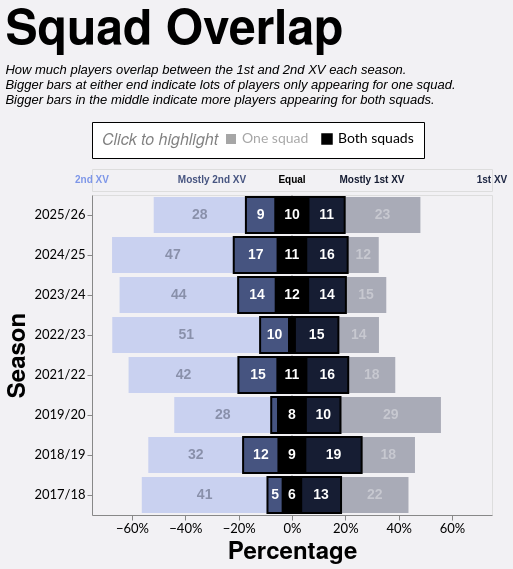

This figure's Vega-Lite source:
### Vega-Lite specification from a JSON file in a GitHub repository (floating-point values rounded to 4 significant figures)
{"config": {"axis": {"labelFont": "Lato, sans-serif", "titleFont": "PT Sans Narrow, Helvetica Neue, Helvetica, Arial, sans-serif", "labelFontSize": 13, "titleFontSize": 24, "gridColor": "#202947", "gridOpacity": 0.2}, "header": {"labelFont": "PT Sans Narrow, Helvetica Neue, Helvetica, Arial, sans-serif", "titleFont": "PT Sans Narrow, Helvetica Neue, Helvetica, Arial, sans-serif", "labelFontSize": 24, "titleFontSize": 28, "labelFontWeight": "bold", "orient": "left"}, "legend": {"labelFont": "Lato, sans-serif", "titleFont": "PT Sans Narrow, Helvetica Neue, Helvetica, Arial, sans-serif", "labelFontSize": 14, "titleFontSize": 16, "titlePadding": 5, "fillColor": "white", "strokeColor": "black", "padding": 10, "titleFontWeight": "lighter", "titleFontStyle": "italic", "titleColor": "gray", "offset": 10}, "title": {"font": "PT Sans Narrow, Helvetica Neue, Helvetica, Arial, sans-serif", "fontSize": 48, "fontWeight": "bold", "anchor": "start", "align": "center", "titlePadding": 20, "subtitlePadding": 10, "subtitleFontSize": 13, "subtitleColor": "", "subtitleFontStyle": "italic", "offset": 15, "color": "black"}, "axisX": {"labelAngle": 0}, "facet": {"title": null, "header": null, "align": {"row": "each", "column": "each"}}, "resolve": {"scale": {"y": "independent", "facet": "independent"}}, "background": "#f2f1f4"}, "vconcat": [{"data": {"name": "data-3ac57c3fc4e619a5e75a736003a7ffe1"}, "mark": {"type": "text", "align": "center", "baseline": "middle", "fontSize": 10, "fontWeight": "bold", "opacity": 1.0}, "encoding": {"color": {"field": "color", "legend": null, "scale": null, "type": "nominal"}, "text": {"field": "label", "type": "nominal"}, "x": {"axis": null, "field": "x", "type": "quantitative"}}, "height": 22, "width": 400}, {"layer": [{"data": {"name": "data-d285a7403ed98ae579761d64a864032b"}, "mark": {"type": "rule", "color": "#000000", "opacity": 0.3, "size": 1, "strokeDash": [2, 2]}, "encoding": {"x": {"field": "x", "type": "quantitative"}}}, {"data": {"name": "data-b96819f7a04de9f16095753c77c1d2bf"}, "mark": {"type": "bar"}, "encoding": {"color": {"field": "category", "legend": null, "scale": {"domain": ["1st XV only", "Both (mostly 1st XV)", "Both (equal)", "Both (mostly 2nd XV)", "2nd XV only"], "range": ["#202946", "#161d33", "#000000", "#465480", "#7d96e8"]}, "type": "nominal"}, "opacity": {"condition": {"param": "appearanceSelect", "value": 1.0}, "value": 0.35}, "order": {"field": "render_priority", "sort": "ascending", "type": "quantitative"}, "stroke": {"field": "category_group", "legend": {"orient": "top", "title": "Click to highlight", "titleOrient": "left"}, "scale": {"domain": ["One squad", "Both squads"], "range": ["#00000000", "#000000"]}, "type": "nominal"}, "strokeWidth": {"condition": {"param": "appearanceSelect", "value": 2}, "value": 0}, "tooltip": [{"field": "season", "title": "Season", "type": "ordinal"}, {"field": "category", "title": "Pattern", "type": "nominal"}, {"field": "category_group", "title": "Appearance", "type": "nominal"}, {"field": "players", "title": "Players", "type": "quantitative"}, {"field": "percentage", "format": ".1%", "title": "Percentage", "type": "quantitative"}], "x": {"axis": {"format": "%", "grid": false}, "field": "percentage_start", "scale": {"domain": [-0.75, 0.75], "nice": false}, "title": "Percentage", "type": "quantitative"}, "x2": {"field": "percentage_end"}, "y": {"field": "season", "sort": "descending", "title": "Season", "type": "ordinal"}}, "name": "view_4"}, {"data": {"name": "data-b96819f7a04de9f16095753c77c1d2bf"}, "mark": {"type": "text", "align": "center", "baseline": "middle", "fontSize": 14, "fontWeight": "bold"}, "encoding": {"color": {"field": "label_color", "legend": null, "scale": null, "type": "nominal"}, "opacity": {"condition": {"param": "appearanceSelect", "value": 1.0}, "value": 0.35}, "text": {"field": "players", "format": ".0f", "type": "quantitative"}, "x": {"field": "label_position", "type": "quantitative"}, "y": {"field": "season", "sort": "descending", "title": "Season", "type": "ordinal"}}, "transform": [{"filter": "datum.percentage >= 0.035"}]}], "height": {"step": 40}, "resolve": {"scale": {"x": "shared"}}, "width": 400}], "params": [{"name": "appearanceSelect", "select": {"type": "point", "fields": ["category_group"]}, "bind": "legend", "views": ["view_4"], "value": [{"category_group": "Both squads"}]}], "spacing": 2, "title": {"text": "Squad Overlap", "subtitle": ["How much players overlap between the 1st and 2nd XV each season.", "Bigger bars at either end indicate lots of players only appearing for one squad.", "Bigger bars in the middle indicate more players appearing for both squads."]}, "$schema": "https://vega.github.io/schema/vega-lite/v5.20.1.json", "datasets": {"data-3ac57c3fc4e619a5e75a736003a7ffe1": [{"x": -0.5, "label": "2nd XV", "color": "#7d96e8"}, {"x": -0.2, "label": "Mostly 2nd XV", "color": "#465480"}, {"x": 0.0, "label": "Equal", "color": "#000000"}, {"x": 0.2, "label": "Mostly 1st XV", "color": "#161d33"}, {"x": 0.5, "label": "1st XV", "color": "#202946"}], "data-d285a7403ed98ae579761d64a864032b": [{"x": 0}], "data-b96819f7a04de9f16095753c77c1d2bf": [{"type_code": -2, "season": "2017/18", "category": "2nd XV only", "players": 41, "category_group": "One squad", "render_priority": 0, "percentage": 0.4713, "percentage_end": -0.09195, "percentage_start": -0.5632, "label_position": -0.3276, "label_color": "#111827"}, {"type_code": -1, "season": "2017/18", "category": "Both (mostly 2nd XV)", "players": 5, "category_group": "Both squads", "render_priority": 1, "percentage": 0.05747, "percentage_end": -0.03448, "percentage_start": -0.09195, "label_position": -0.06322, "label_color": "white"}, {"type_code": 0, "season": "2017/18", "category": "Both (equal)", "players": 6, "category_group": "Both squads", "render_priority": 1, "percentage": 0.06897, "percentage_end": 0.03448, "percentage_start": -0.03448, "label_position": 6.939e-17, "label_color": "white"}, {"type_code": 1, "season": "2017/18", "category": "Both (mostly 1st XV)", "players": 13, "category_group": "Both squads", "render_priority": 1, "percentage": 0.1494, "percentage_end": 0.1839, "percentage_start": 0.03448, "label_position": 0.1092, "label_color": "white"}, {"type_code": 2, "season": "2017/18", "category": "1st XV only", "players": 22, "category_group": "One squad", "render_priority": 0, "percentage": 0.2529, "percentage_end": 0.4368, "percentage_start": 0.1839, "label_position": 0.3103, "label_color": "white"}, {"type_code": -2, "season": "2018/19", "category": "2nd XV only", "players": 32, "category_group": "One squad", "render_priority": 0, "percentage": 0.3556, "percentage_end": -0.1833, "percentage_start": -0.5389, "label_position": -0.3611, "label_color": "#111827"}, {"type_code": -1, "season": "2018/19", "category": "Both (mostly 2nd XV)", "players": 12, "category_group": "Both squads", "render_priority": 1, "percentage": 0.1333, "percentage_end": -0.05, "percentage_start": -0.1833, "label_position": -0.1167, "label_color": "white"}, {"type_code": 0, "season": "2018/19", "category": "Both (equal)", "players": 9, "category_group": "Both squads", "render_priority": 1, "percentage": 0.1, "percentage_end": 0.05, "percentage_start": -0.05, "label_position": -6.939e-17, "label_color": "white"}, {"type_code": 1, "season": "2018/19", "category": "Both (mostly 1st XV)", "players": 19, "category_group": "Both squads", "render_priority": 1, "percentage": 0.2111, "percentage_end": 0.2611, "percentage_start": 0.05, "label_position": 0.1556, "label_color": "white"}, {"type_code": 2, "season": "2018/19", "category": "1st XV only", "players": 18, "category_group": "One squad", "render_priority": 0, "percentage": 0.2, "percentage_end": 0.4611, "percentage_start": 0.2611, "label_position": 0.3611, "label_color": "white"}, {"type_code": -2, "season": "2019/20", "category": "2nd XV only", "players": 28, "category_group": "One squad", "render_priority": 0, "percentage": 0.3636, "percentage_end": -0.07792, "percentage_start": -0.4416, "label_position": -0.2597, "label_color": "#111827"}, {"type_code": -1, "season": "2019/20", "category": "Both (mostly 2nd XV)", "players": 2, "category_group": "Both squads", "render_priority": 1, "percentage": 0.02597, "percentage_end": -0.05195, "percentage_start": -0.07792, "label_position": -0.06494, "label_color": "white"}, {"type_code": 0, "season": "2019/20", "category": "Both (equal)", "players": 8, "category_group": "Both squads", "render_priority": 1, "percentage": 0.1039, "percentage_end": 0.05195, "percentage_start": -0.05195, "label_position": 1.388e-17, "label_color": "white"}, {"type_code": 1, "season": "2019/20", "category": "Both (mostly 1st XV)", "players": 10, "category_group": "Both squads", "render_priority": 1, "percentage": 0.1299, "percentage_end": 0.1818, "percentage_start": 0.05195, "label_position": 0.1169, "label_color": "white"}, {"type_code": 2, "season": "2019/20", "category": "1st XV only", "players": 29, "category_group": "One squad", "render_priority": 0, "percentage": 0.3766, "percentage_end": 0.5584, "percentage_start": 0.1818, "label_position": 0.3701, "label_color": "white"}, {"type_code": -2, "season": "2021/22", "category": "2nd XV only", "players": 42, "category_group": "One squad", "render_priority": 0, "percentage": 0.4118, "percentage_end": -0.201, "percentage_start": -0.6127, "label_position": -0.4069, "label_color": "#111827"}, {"type_code": -1, "season": "2021/22", "category": "Both (mostly 2nd XV)", "players": 15, "category_group": "Both squads", "render_priority": 1, "percentage": 0.1471, "percentage_end": -0.05392, "percentage_start": -0.201, "label_position": -0.1275, "label_color": "white"}, {"type_code": 0, "season": "2021/22", "category": "Both (equal)", "players": 11, "category_group": "Both squads", "render_priority": 1, "percentage": 0.1078, "percentage_end": 0.05392, "percentage_start": -0.05392, "label_position": 2.776e-17, "label_color": "white"}, {"type_code": 1, "season": "2021/22", "category": "Both (mostly 1st XV)", "players": 16, "category_group": "Both squads", "render_priority": 1, "percentage": 0.1569, "percentage_end": 0.2108, "percentage_start": 0.05392, "label_position": 0.1324, "label_color": "white"}, {"type_code": 2, "season": "2021/22", "category": "1st XV only", "players": 18, "category_group": "One squad", "render_priority": 0, "percentage": 0.1765, "percentage_end": 0.3873, "percentage_start": 0.2108, "label_position": 0.299, "label_color": "white"}, {"type_code": -2, "season": "2022/23", "category": "2nd XV only", "players": 51, "category_group": "One squad", "render_priority": 0, "percentage": 0.5543, "percentage_end": -0.1196, "percentage_start": -0.6739, "label_position": -0.3967, "label_color": "#111827"}, {"type_code": -1, "season": "2022/23", "category": "Both (mostly 2nd XV)", "players": 10, "category_group": "Both squads", "render_priority": 1, "percentage": 0.1087, "percentage_end": -0.01087, "percentage_start": -0.1196, "label_position": -0.06522, "label_color": "white"}, {"type_code": 0, "season": "2022/23", "category": "Both (equal)", "players": 2, "category_group": "Both squads", "render_priority": 1, "percentage": 0.02174, "percentage_end": 0.01087, "percentage_start": -0.01087, "label_position": -6.245e-17, "label_color": "white"}, {"type_code": 1, "season": "2022/23", "category": "Both (mostly 1st XV)", "players": 15, "category_group": "Both squads", "render_priority": 1, "percentage": 0.163, "percentage_end": 0.1739, "percentage_start": 0.01087, "label_position": 0.09239, "label_color": "white"}, {"type_code": 2, "season": "2022/23", "category": "1st XV only", "players": 14, "category_group": "One squad", "render_priority": 0, "percentage": 0.1522, "percentage_end": 0.3261, "percentage_start": 0.1739, "label_position": 0.25, "label_color": "white"}, {"type_code": -2, "season": "2023/24", "category": "2nd XV only", "players": 44, "category_group": "One squad", "render_priority": 0, "percentage": 0.4444, "percentage_end": -0.202, "percentage_start": -0.6465, "label_position": -0.4242, "label_color": "#111827"}, {"type_code": -1, "season": "2023/24", "category": "Both (mostly 2nd XV)", "players": 14, "category_group": "Both squads", "render_priority": 1, "percentage": 0.1414, "percentage_end": -0.06061, "percentage_start": -0.202, "label_position": -0.1313, "label_color": "white"}, {"type_code": 0, "season": "2023/24", "category": "Both (equal)", "players": 12, "category_group": "Both squads", "render_priority": 1, "percentage": 0.1212, "percentage_end": 0.06061, "percentage_start": -0.06061, "label_position": 5.551e-17, "label_color": "white"}, {"type_code": 1, "season": "2023/24", "category": "Both (mostly 1st XV)", "players": 14, "category_group": "Both squads", "render_priority": 1, "percentage": 0.1414, "percentage_end": 0.202, "percentage_start": 0.06061, "label_position": 0.1313, "label_color": "white"}, {"type_code": 2, "season": "2023/24", "category": "1st XV only", "players": 15, "category_group": "One squad", "render_priority": 0, "percentage": 0.1515, "percentage_end": 0.3535, "percentage_start": 0.202, "label_position": 0.2778, "label_color": "white"}, {"type_code": -2, "season": "2024/25", "category": "2nd XV only", "players": 47, "category_group": "One squad", "render_priority": 0, "percentage": 0.4563, "percentage_end": -0.2184, "percentage_start": -0.6748, "label_position": -0.4466, "label_color": "#111827"}, {"type_code": -1, "season": "2024/25", "category": "Both (mostly 2nd XV)", "players": 17, "category_group": "Both squads", "render_priority": 1, "percentage": 0.165, "percentage_end": -0.0534, "percentage_start": -0.2184, "label_position": -0.1359, "label_color": "white"}, {"type_code": 0, "season": "2024/25", "category": "Both (equal)", "players": 11, "category_group": "Both squads", "render_priority": 1, "percentage": 0.1068, "percentage_end": 0.0534, "percentage_start": -0.0534, "label_position": -2.082e-17, "label_color": "white"}, {"type_code": 1, "season": "2024/25", "category": "Both (mostly 1st XV)", "players": 16, "category_group": "Both squads", "render_priority": 1, "percentage": 0.1553, "percentage_end": 0.2087, "percentage_start": 0.0534, "label_position": 0.1311, "label_color": "white"}, {"type_code": 2, "season": "2024/25", "category": "1st XV only", "players": 12, "category_group": "One squad", "render_priority": 0, "percentage": 0.1165, "percentage_end": 0.3252, "percentage_start": 0.2087, "label_position": 0.267, "label_color": "white"}, {"type_code": -2, "season": "2025/26", "category": "2nd XV only", "players": 28, "category_group": "One squad", "render_priority": 0, "percentage": 0.3457, "percentage_end": -0.1728, "percentage_start": -0.5185, "label_position": -0.3457, "label_color": "#111827"}, {"type_code": -1, "season": "2025/26", "category": "Both (mostly 2nd XV)", "players": 9, "category_group": "Both squads", "render_priority": 1, "percentage": 0.1111, "percentage_end": -0.06173, "percentage_start": -0.1728, "label_position": -0.1173, "label_color": "white"}, {"type_code": 0, "season": "2025/26", "category": "Both (equal)", "players": 10, "category_group": "Both squads", "render_priority": 1, "percentage": 0.1235, "percentage_end": 0.06173, "percentage_start": -0.06173, "label_position": -5.551e-17, "label_color": "white"}, {"type_code": 1, "season": "2025/26", "category": "Both (mostly 1st XV)", "players": 11, "category_group": "Both squads", "render_priority": 1, "percentage": 0.1358, "percentage_end": 0.1975, "percentage_start": 0.06173, "label_position": 0.1296, "label_color": "white"}, {"type_code": 2, "season": "2025/26", "category": "1st XV only", "players": 23, "category_group": "One squad", "render_priority": 0, "percentage": 0.284, "percentage_end": 0.4815, "percentage_start": 0.1975, "label_position": 0.3395, "label_color": "white"}]}}
